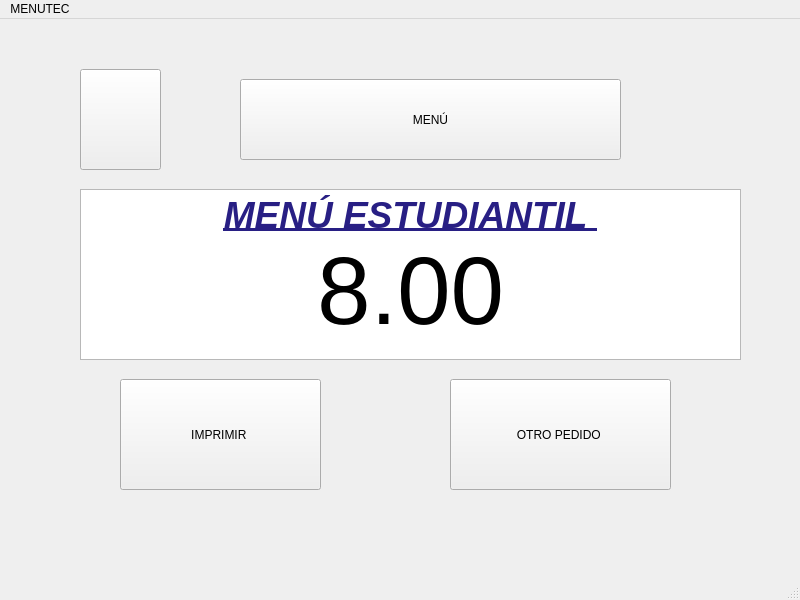
<?xml version="1.0" encoding="UTF-8"?>
<ui version="4.0">
 <class>tercera1Window</class>
 <widget class="QMainWindow" name="tercera1Window">
  <property name="geometry">
   <rect>
    <x>0</x>
    <y>0</y>
    <width>800</width>
    <height>600</height>
   </rect>
  </property>
  <property name="windowTitle">
   <string>MainWindow</string>
  </property>
  <widget class="QWidget" name="centralwidget">
   <widget class="QPushButton" name="btnImprimir31">
    <property name="geometry">
     <rect>
      <x>120</x>
      <y>360</y>
      <width>201</width>
      <height>111</height>
     </rect>
    </property>
    <property name="text">
     <string>IMPRIMIR </string>
    </property>
   </widget>
   <widget class="QTextEdit" name="textEdit">
    <property name="geometry">
     <rect>
      <x>80</x>
      <y>170</y>
      <width>661</width>
      <height>171</height>
     </rect>
    </property>
    <property name="html">
     <string>&lt;!DOCTYPE HTML PUBLIC &quot;-//W3C//DTD HTML 4.0//EN&quot; &quot;http://www.w3.org/TR/REC-html40/strict.dtd&quot;&gt;
&lt;html&gt;&lt;head&gt;&lt;meta name=&quot;qrichtext&quot; content=&quot;1&quot; /&gt;&lt;style type=&quot;text/css&quot;&gt;
p, li { white-space: pre-wrap; }
&lt;/style&gt;&lt;/head&gt;&lt;body style=&quot; font-family:'Ubuntu'; font-size:11pt; font-weight:400; font-style:normal;&quot;&gt;
&lt;p align=&quot;center&quot; style=&quot; margin-top:0px; margin-bottom:0px; margin-left:0px; margin-right:0px; -qt-block-indent:0; text-indent:0px;&quot;&gt;&lt;span style=&quot; font-size:28pt; font-weight:600; font-style:italic; text-decoration: underline; color:#281f84;&quot;&gt;MENÚ ESTUDIANTIL &lt;/span&gt;&lt;/p&gt;
&lt;p align=&quot;center&quot; style=&quot; margin-top:0px; margin-bottom:0px; margin-left:0px; margin-right:0px; -qt-block-indent:0; text-indent:0px;&quot;&gt;&lt;span style=&quot; font-size:72pt;&quot;&gt;8.00&lt;/span&gt;&lt;/p&gt;&lt;/body&gt;&lt;/html&gt;</string>
    </property>
   </widget>
   <widget class="QPushButton" name="btnIzquierda31">
    <property name="geometry">
     <rect>
      <x>80</x>
      <y>50</y>
      <width>81</width>
      <height>101</height>
     </rect>
    </property>
    <property name="text">
     <string/>
    </property>
    <property name="icon">
     <iconset>
      <normaloff>flecha-hacia-la-izquierda-antes-de-icono-4330-128.png</normaloff>flecha-hacia-la-izquierda-antes-de-icono-4330-128.png</iconset>
    </property>
    <property name="iconSize">
     <size>
      <width>100</width>
      <height>100</height>
     </size>
    </property>
   </widget>
   <widget class="QPushButton" name="btnMenu31">
    <property name="geometry">
     <rect>
      <x>240</x>
      <y>60</y>
      <width>381</width>
      <height>81</height>
     </rect>
    </property>
    <property name="text">
     <string>MENÚ</string>
    </property>
    <property name="icon">
     <iconset>
      <normaloff>UTEC.png</normaloff>UTEC.png</iconset>
    </property>
   </widget>
   <widget class="QPushButton" name="btnPedido31_">
    <property name="geometry">
     <rect>
      <x>450</x>
      <y>360</y>
      <width>221</width>
      <height>111</height>
     </rect>
    </property>
    <property name="text">
     <string>OTRO PEDIDO </string>
    </property>
   </widget>
  </widget>
  <widget class="QMenuBar" name="menubar">
   <property name="geometry">
    <rect>
     <x>0</x>
     <y>0</y>
     <width>800</width>
     <height>25</height>
    </rect>
   </property>
   <widget class="QMenu" name="menuMENUTEC">
    <property name="title">
     <string>MENUTEC</string>
    </property>
   </widget>
   <addaction name="menuMENUTEC"/>
  </widget>
  <widget class="QStatusBar" name="statusbar"/>
 </widget>
 <resources/>
 <connections/>
</ui>
